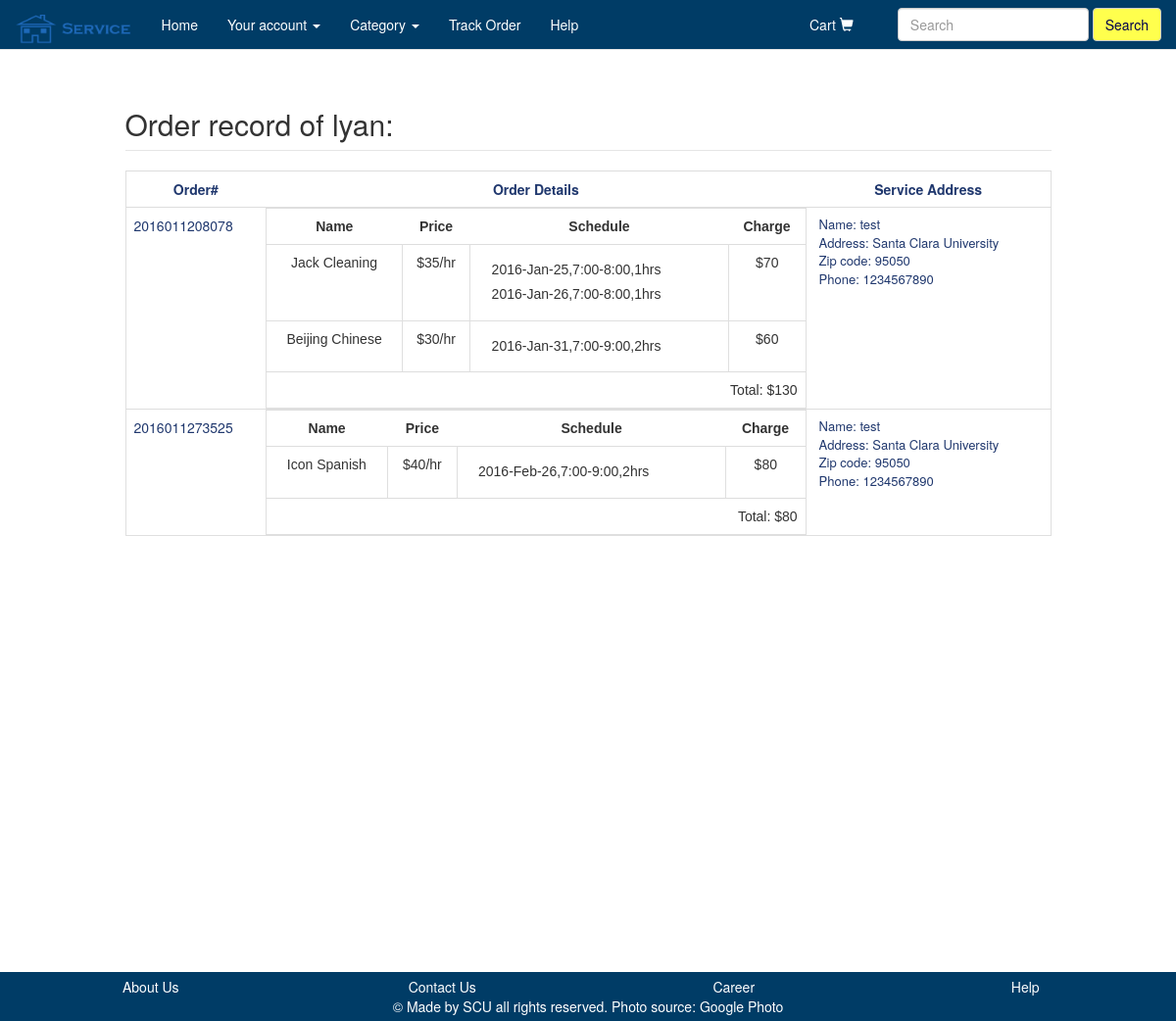
The app's page /trackorder.php?username=lyan with its own data.
### tables this page shows
CREATE TABLE `trackorder` (
  `orderid` varchar(32) NOT NULL,
  `orderinfo` varchar(1024) NOT NULL,
  `total` varchar(10) DEFAULT NULL,
  `name` varchar(256) NOT NULL,
  `address` varchar(256) NOT NULL,
  `zipcode` varchar(10) NOT NULL,
  `tel` varchar(20) NOT NULL,
  `payment` varchar(20) NOT NULL,
  `username` varchar(100) DEFAULT NULL
);

### trackorder.php (the view, shortened to what this page needs)
<?php
    include 'header.php';
    require 'connection.php';
?>
<?php
    if ($_GET["username"]) {
      $param = $_GET["username"];
      $sql = "SELECT * FROM trackorder where username ='".$param."'";
      $result = $mysqli->query($sql);
    }
?>
<main class="main" id="main">
  <div class="container" id="track-order">
    <div class="row">
      <div class="col-md-10 col-md-offset-1">
          <?php
              if ($param){
          ?>
              <legend><h2>Order record of <?= $param ?>:</h2></legend>
              <div class="table-responsive">
                <table class="table receiptTableOuter">
                  <tr>
                    <th>Order#</th>
                    <th>Order Details</th>
                    <th>Service Address</th>
                  </tr>
                   <?php
                      while(list($orderid, $orderinfo, $total, $name, $address, $zipcode, $tel, $payment) = $result->fetch_row()) {
                         $orders=explode(";", $orderinfo);
                   ?>
                 <tr>
                    <td><?=$orderid?></td>
                    <td id="track-order-subcell">
                       <table class="table receiptTable">
                          <tr>
                             <th>Name</th>
                             <th>Price</th>
                             <th>Schedule</th>
                             <th>Charge</th>
                          </tr>
                        <?php
                           foreach ($orders as $order){
                        ?>
                              <tr>
                                  <?php
                                    if ($order){
                                        $details=explode("*", $order);
                                  ?>
                                        <td><?=$details[0]?></td>
                                        <td>$<?=$details[1]?>/hr</td>
                                        <td><div id="receiptInfo">
                                        <?php
                                           $rows=explode("|", $details[3]);
                                           foreach ($rows as $row) {
                                        ?>
                                           <h5><?=$row?></h5>
                                        <?php
                                           }
                                        ?>
                                        </div></td>
                                        <td>$<?=$details[2]?></td>
                                  <?php
                                    }
                                  ?>
                              </tr>
                        <?php
                           }
                        ?>
                          <tr><td colspan="4" class="ckbutton">Total: $<?=$total?></td></tr>
                       </table>
                   </td>
                     <td>
                         <p class="shipAddr">
                           Name: <?=$name?> </br>
                           Address: <?=$address?> </br>
                           Zip code: <?=$zipcode?> </br>
                           Phone: <?=$tel?> </br>
                         </p>
                     </td>
                 </tr>
             <?php
                }
             ?>
            </table>
          </div>
          <?php
          }
          ?>
      </div>
    </div>
  </div>
</main>
<?php
    include 'footer.php';
?>

### main.css (style rules this page uses)
header, section, footer, aside, nav, main, article, figure { display: block; }
body { color: #49494a; }
.ckbutton { text-align: right; }
.carttable td, tr { border: 1px solid #dfdfdf; border-collapse: collapse; width: 30%; }
#track-order { margin-top: 90px; margin-bottom: 425px; color: #20386E; }
div#receiptInfo { width: 200px; }
p.shipAddr { padding-left: 5px; font-size: 13px; }
.receiptTableOuter th { text-align: center; }
.receiptTable { text-align: center; border-collapse: collapse; margin-bottom: 0px; font-family: "arial"; font-size: 14px; color: #333; }
.receiptTable th { text-align: center; }
.receiptTable td, tr { border: 1px solid #dfdfdf; border-collapse: collapse; }
td#track-order-subcell { padding: 0px; border: 0px; }

### records on screen
trackorder: orderid "2016011208078", orderinfo "Jack Cleaning", orderinfo "35", orderinfo "2016-Jan-25,7:00-8:00,1hrs", orderinfo "2016-Jan-26,7:00-8:00,1hrs", orderinfo "70", orderinfo "Beijing Chinese", orderinfo "30", orderinfo "2016-Jan-31,7:00-9:00,2hrs", orderinfo "60", total "130", name "test", address "Santa Clara University", zipcode "95050", tel "1234567890"
trackorder: orderid "2016011273525", orderinfo "Icon Spanish", orderinfo "40", orderinfo "2016-Feb-26,7:00-9:00,2hrs", orderinfo "80", total "80", name "test", address "Santa Clara University", zipcode "95050", tel "1234567890"

### other values on screen
$param "lyan"
